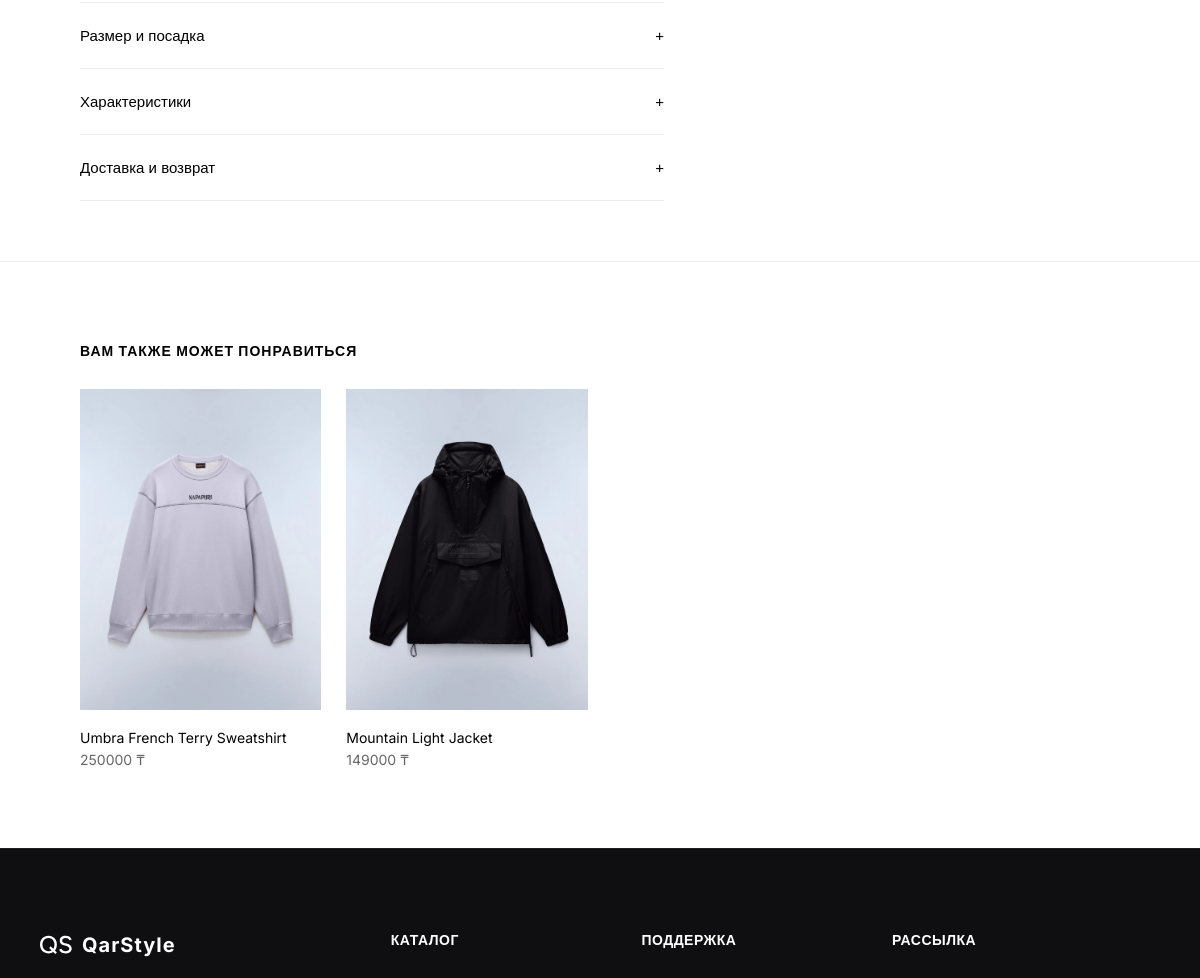
/product/1/ (signed in, middle part), run on an earlier commit of the app's database.
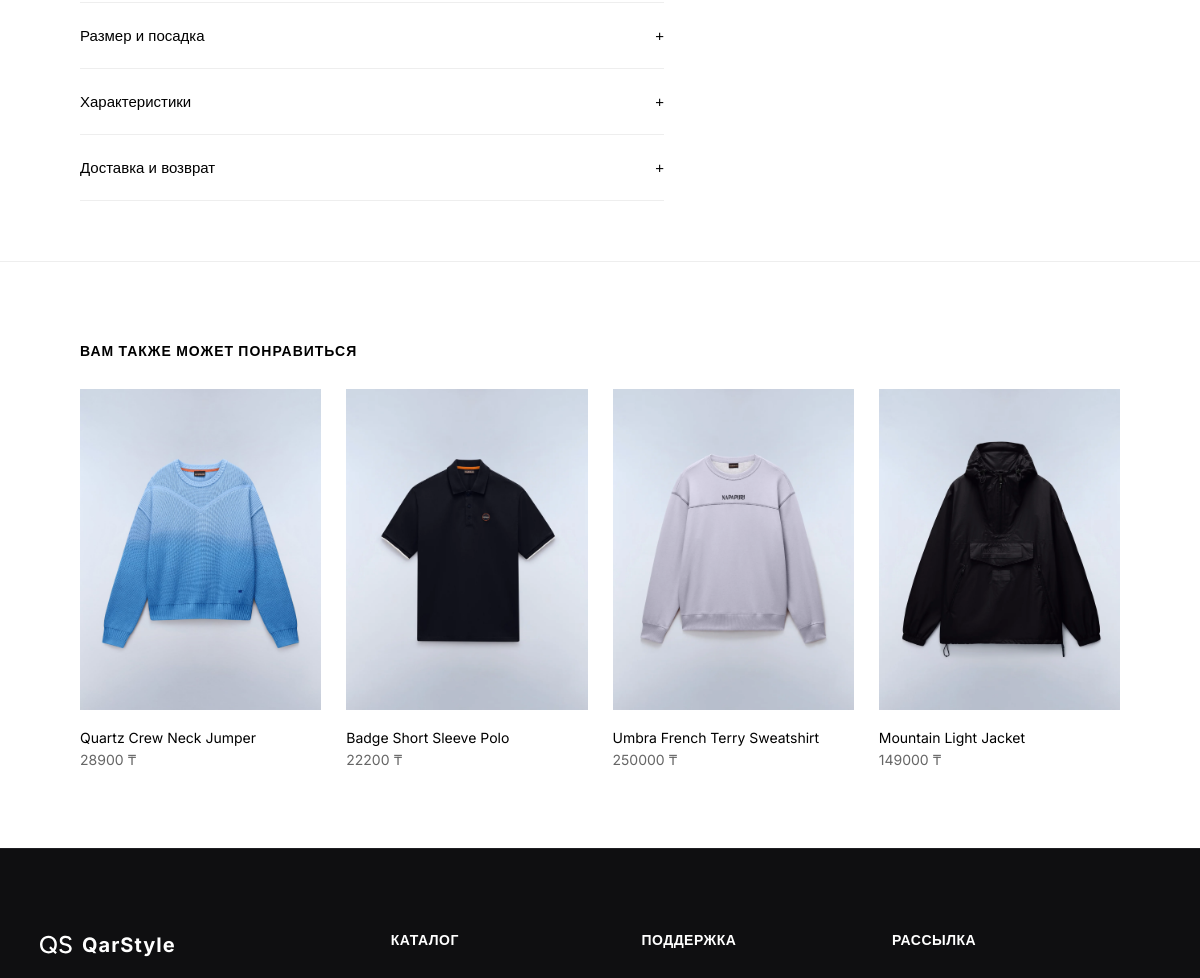
And on a later commit of the database.
### store/models.py (models this page shows, shortened)
class Product(models.Model):
    department = models.ForeignKey(Department, on_delete=models.CASCADE, related_name='products', null=True, blank=True, verbose_name="Отдел")
    category = models.ForeignKey(Category, on_delete=models.CASCADE, related_name='products', verbose_name="Категория")
    name = models.CharField(max_length=200, verbose_name="Название")
    description = models.TextField(verbose_name="Описание", blank=True)
    price = models.DecimalField(max_digits=10, decimal_places=0, verbose_name="Цена (₸)")
    image = models.ImageField(upload_to='products/', verbose_name="Изображение", blank=True, null=True)
    original_color = models.ForeignKey(Color, on_delete=models.SET_NULL, null=True, blank=True, related_name='original_products', verbose_name="Цвет оригинала")
    available = models.BooleanField(default=True, verbose_name="В наличии")
    is_sale = models.BooleanField(default=False, verbose_name="Распродажа")
    is_resale = models.BooleanField(default=False, verbose_name="Перепродажа")
    class Meta:
        verbose_name = "Товар"
        verbose_name_plural = "Товары"

### store/views.py (the view)
# urls.py: path('product/<int:product_id>/', views.product_detail, name='product_detail'),
def product_detail(request, product_id):
    from .models import ProductImage, Color, ProductVariant
    import json as _json
    product = get_object_or_404(Product, id=product_id)
    related_products = Product.objects.filter(available=True).exclude(id=product_id).order_by('?')[:4]
    favorite_ids = get_favorite_ids(request)
    recommended_size = None
    if request.user.is_authenticated:
        try:
            body_profile = request.user.body_profile
            dept_slug = product.department.slug if product.department else None
            recommended_size = body_profile.get_recommended_size(dept_slug)
        except Exception:
            pass
    variant_color_ids = set(product.variants.filter(color__isnull=False).values_list('color_id', flat=True))
    image_color_ids  = set(ProductImage.objects.filter(product=product, color__isnull=False).values_list('color_id', flat=True))
    all_color_ids = variant_color_ids | image_color_ids
    product_colors = list(Color.objects.filter(pk__in=all_color_ids))
    color_images_json = {}
    for color in product_colors:
        urls = list(ProductImage.objects.filter(product=product, color=color).values_list('image', flat=True))
        color_images_json[str(color.id)] = [f'/media/{u}' for u in urls]
    extra_image_urls = list(ProductImage.objects.filter(product=product, color__isnull=True).values_list('image', flat=True))
    extra_image_urls = [f'/media/{u}' for u in extra_image_urls]
    size_data = {}
    for color in product_colors:
        size_data[str(color.id)] = [
            {'name': v.size.name, 'stock': v.stock}
            for v in product.variants.filter(color=color).select_related('size').order_by('size__name')
        ]
    base_sizes = [
        {'name': v.size.name, 'stock': v.stock}
        for v in product.variants.filter(color__isnull=True).select_related('size').order_by('size__name')
    ]
    return render(request, 'store/product_detail.html', {
        'product': product,
        'related_products': related_products,
        'favorite_ids': favorite_ids,
        'is_favorite': product.id in favorite_ids,
        'product_colors': product_colors,
        'color_images_json': _json.dumps(color_images_json),
        'extra_image_urls': _json.dumps(extra_image_urls),
        'size_data_json': _json.dumps(size_data),
        'base_sizes_json': _json.dumps(base_sizes),
        'recommended_size': recommended_size,
    })

### store/context_processors.py (called while the page is built, shortened)
def cart_favorites_context(request):
    cart = request.session.get('cart', {})
    cart_count = sum(item.get('quantity', 1) for item in cart.values())
    favorites_count = 0
    if request.user.is_authenticated:
        try:
            favorite = Favorite.objects.get(user=request.user)
            favorites_count = favorite.products.filter(available=True).count()
        except Favorite.DoesNotExist:
            pass
    return {
        'cart_count': cart_count,
        'favorites_count': favorites_count
    }

### store/views.py (called while the page is built)
def get_favorite_ids(request):
    favorite = get_favorites(request)
    return list(favorite.products.values_list('id', flat=True))

def get_favorites(request):
    if request.user.is_authenticated:
        favorite, created = Favorite.objects.get_or_create(user=request.user)
    else:
        session_id = request.session.session_key
        if not session_id:
            request.session.create()
            session_id = request.session.session_key
        favorite, created = Favorite.objects.get_or_create(session_id=session_id)
    return favorite

### store/templates/store/product_detail.html (shortened to what this page needs)
{% load static %}
<!DOCTYPE html>
<html lang="ru">
<head>
  <link rel="stylesheet" href="{% static 'store/styles.css' %}?v=23">
</head>
<body>
  <main>
    <div class="np-product-section">
      <div class="np-left-content">
        <div class="np-details-wrapper">
          <div class="np-acc-container">
            <div class="np-acc-item">
              <button class="np-acc-btn">Размер и посадка <span>+</span></button>
            </div>
            <div class="np-acc-item">
              <button class="np-acc-btn">Характеристики <span>+</span></button>
            </div>
            <div class="np-acc-item">
              <button class="np-acc-btn">Доставка и возврат <span>+</span></button>
            </div>
          </div>
        </div>
      </div>
      <div class="np-sticky-track">
      </div>
    </div>
    <section class="np-related">
      <h2>Вам также может понравиться</h2>
      <div class="np-related-grid">
        {% for rel in related_products %}
        <div class="np-rel-card">
          <a href="{% url 'product_detail' rel.id %}">
            {% if rel.image %}<img src="{{ rel.image.url }}" alt="{{ rel.name }}">{% else %}<img src="{% static 'store/Traveler Jacket Blue Academy - 1.jpg' %}" alt="{{ rel.name }}">{% endif %}
          </a>
          <h3><a href="{% url 'product_detail' rel.id %}">{{ rel.name }}</a></h3>
          <p>{{ rel.price }} ₸</p>
        </div>
        {% endfor %}
      </div>
    </section>
  </main>
  {% include 'store/footer.html' %}
</body>
</html>

What changed in the data, as far as the page shows it:
added Product: image (picture), name "Quartz Crew Neck Jumper", price "28900"
added Product: image (picture), name "Badge Short Sleeve Polo", price "22200"
